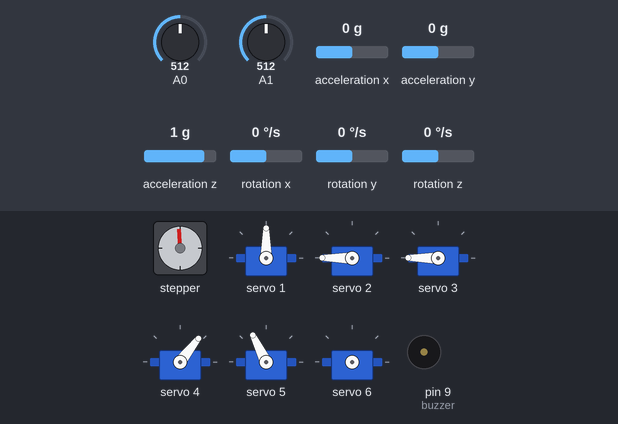
The sketch below on a simulated Arduino Uno, built with avr-gcc and run on an emulated ATmega328P. Parts: stepper motor, 6 × servo, buzzer (waves = sounding). Wiring (inferred from the names in the program): stepper motor driver (120 steps per turn assumed): step pin 5; direction pin 4. The inputs (shaded band) are chosen by the test bench; at power-on: A1 = 512, acceleration x 0 g, acceleration y 0 g, acceleration z 1 g, A0 = 512, rotation x 0 °/s, rotation y 0 °/s, rotation z 0 °/s.

Above: at 10.4 s.
10.5 s: A1 set to 30
12.6 s: acceleration x set to 0.8 g
At 15.4 s:
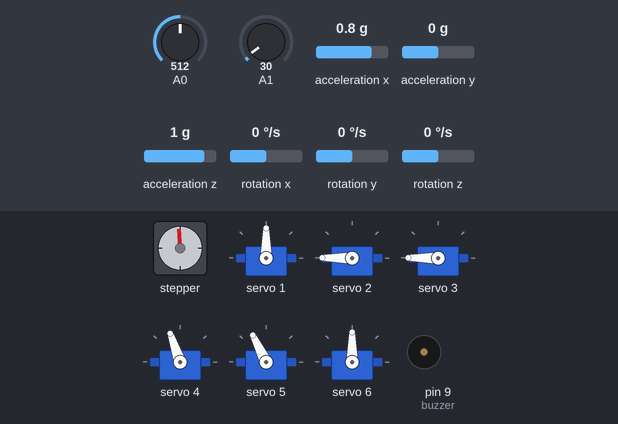
15.6 s: acceleration y set to -1.4 g
At 17.7 s:
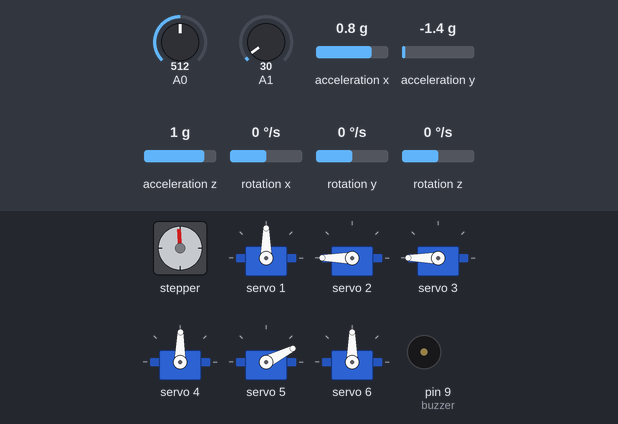
18.6 s: acceleration z set to -1.4 g
At 19.9 s:
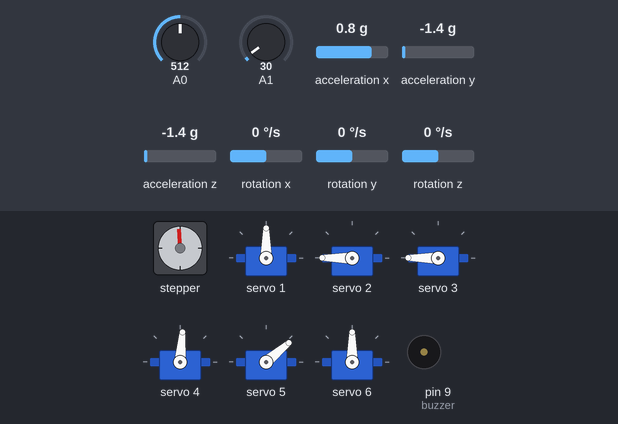
20.4 s: A0 set to 340
At 21.6 s:
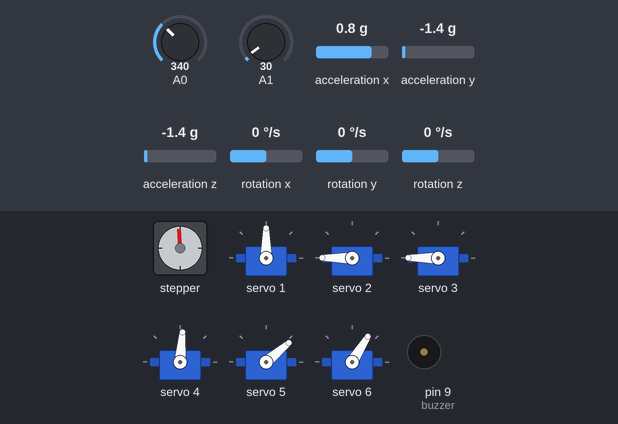
21.9 s: A1 set to 360
At 25.3 s:
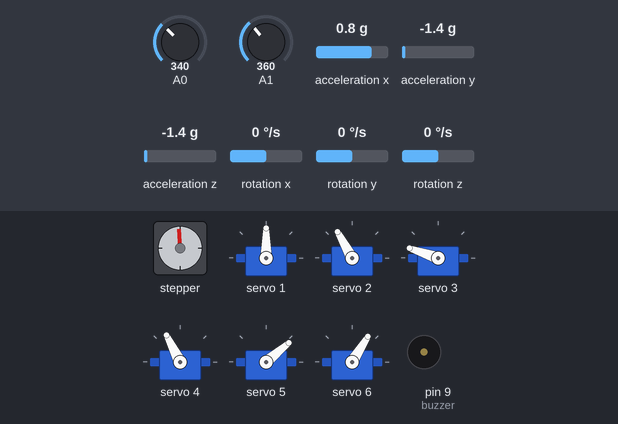
Timing chart, 0 to 25.9 s (numbered marks = the images above; inputs shaded):
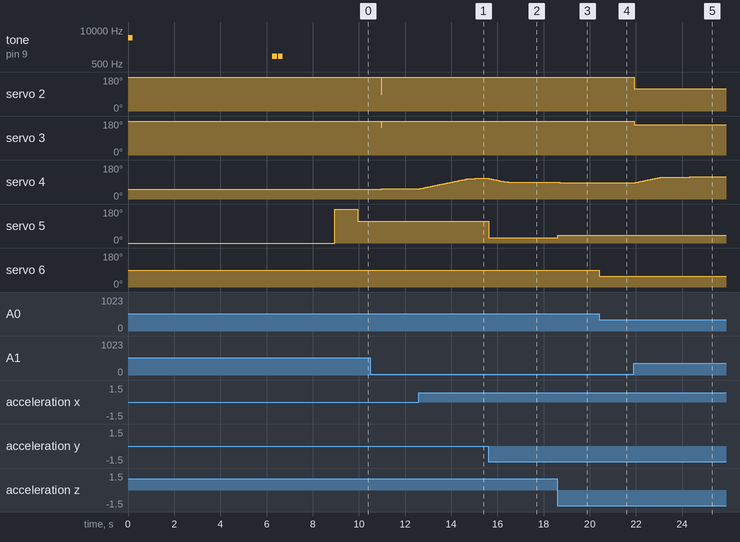

Measured:
- after the input at 12.6 s, servo 4: moves from 54° to 109° over 2.4 s, starting at once
- after the input at 15.6 s, servo 4: moves from 109° to 89° over 1.3 s, starting at once; servo 5: 116° → 27° at once
- after the input at 18.6 s, servo 4: 89° → 87° after 0.05 s, → 86° 0.15 s later, → 85° 0.19 s later; servo 5: 27° → 40° at once
- after the input at 20.4 s, servo 6: 90° → 58° at once
- after the input at 21.9 s, servo 2: 180° → 119° at once; servo 3: 180° → 161° at once; servo 4: moves from 85° to 117° over 2.4 s, starting at once
- by itself, tone on pin 9 (buzzer): plays 5000 Hz for 0.20 s, 1000 Hz for 0.20 s, 1000 Hz for 0.20 s

The sketch:

brat_robotic_cod2.ino
```cpp
/************************************************************************************************************************
 * Autori: Cod MTHH scris de catre Matei Sebastian(elev Alexandru Ioan Cuza).
 * Descriere: Proiectul este destinat concursului InfoEducatie editia 2022,etapa nationala,sectiunea roboti;
 * Date: 7/7/2022
 * @matei.sebastian9
 * Cost aproximativ proiect:800 RON
 *************************************************************************************************************************/


#include <MPU6050_tockn.h>
#include <HCPCA9685.h>
#include <Wire.h>
#define  I2CAdd 0x40
HCPCA9685 HCPCA9685(I2CAdd);
MPU6050 mpu6050(Wire);
const int servoclawpos=6,servobaseinfpos=1,servobasesuppos=2,servocot1=3,servoinchieietura=4,servoclawtilt=5;
const int buzzer=9,dirPin = 4,stepPin = 5,stepsPerRevolution = 120,stepsPerRevolutionSmall = 60;
int stepDelay = 4500,stepDelaySmall = 9500,ok=0,inversez=0;
unsigned int Pos;
int pos=300,onoff,response_time = 5,response_time_4 = 2,loop_check = 0,response_time_fast = 20,action_delay = 600,potentiometru=0,potentiometru1=0;
const int spozbaseinf=200,spozbasesup=400,spozcot=420,spozwristz=120,spozwristspin=255;
float vdegree=200,vdegree4=120;
void moveBaseSup(float degree)
{
 degree=degree*4;
 HCPCA9685.Servo(servobaseinfpos,degree);
}
void moveClaw(float degree)
{
    degree=degree*4;
 if(degree>25)HCPCA9685.Servo(servoclawpos,degree);

}
void movefrontback(int degreef)
{
  int degreef2;
  degreef2=degreef*4;
  inversez=degreef;
  HCPCA9685.Servo(servocot1,spozcot-(degreef2/2));
  HCPCA9685.Servo(servobasesuppos,spozbasesup-degreef2);

}
float potpercentage(int val)
{
  float percent=0;
  percent=val/1023.0;
  percent*=100;
  return percent;
}
void soundeffect(int buzztimes,int buzztone)
{
  for(int i=1;i<=buzztimes;i++)
  {
   tone(buzzer, buzztone);
  delay(200);
  noTone(buzzer);
  delay(50);
  }
}
void wakeupservos()
{
  if(ok==0)
  {
    soundeffect(2,1000);
    HCPCA9685.Servo(servobaseinfpos,spozbaseinf);
    delay(300);
    HCPCA9685.Servo(servobasesuppos,spozbasesup);
    delay(300);
    HCPCA9685.Servo(servocot1,spozcot);
    delay(300);
     HCPCA9685.Servo(servoinchieietura,spozwristz);
       delay(300);
     HCPCA9685.Servo(servoclawtilt,0);
       delay(1000);
     HCPCA9685.Servo(servoclawtilt,400);
     delay(1000);
     HCPCA9685.Servo(servoclawtilt,spozwristspin);
     delay(1000);
    ok=1;
  }
}
void movewristz(float degree4)
{
  int intdegree4;
  degree4*=-3;
  degree4+=spozwristz;
  inversez*=2;
  degree4+=inversez;
  float degdif4=vdegree4-degree4;
  if(degdif4>10)degdif4=10;
  if(degdif4<-10)degdif4=-10;
  vdegree4+=degdif4/10*-1;
 intdegree4=vdegree4;
  if(intdegree4>95 && intdegree4<350)
  HCPCA9685.Servo(servoinchieietura,intdegree4);
}

void parkare()
{
    HCPCA9685.Servo(servobaseinfpos,spozbaseinf);
    delay(300);
    HCPCA9685.Servo(servobasesuppos,spozbasesup);
    delay(300);
    HCPCA9685.Servo(servocot1,spozcot);
    delay(300);
     HCPCA9685.Servo(servoinchieietura,spozwristz);
       delay(300);
}

void movewristspin(int degree5)
{
  degree5*=4;
  degree5+=spozwristspin;
  HCPCA9685.Servo(servoclawtilt,degree5);
}
void moveBase(int degree)
{
  int intdegree;
  degree*=2;
  degree+=spozbaseinf;
  float degdif=vdegree-degree;
  if(degdif>15)degdif=15;
  if(degdif<-15)degdif=-15;
  vdegree+=degdif/5*-1;
 intdegree=vdegree;
  HCPCA9685.Servo(servobaseinfpos,intdegree);
}
void readval()
{
  onoff=digitalRead(5);
  potentiometru=analogRead(A0);
  potentiometru1=analogRead(A1);
  mpu6050.update();
}
void miscari()
{
 moveClaw(potpercentage(potentiometru));
 moveBase(mpu6050.getAngleZ());
 movefrontback(potpercentage(potentiometru1));
 movewristspin(mpu6050.getAngleX());
 movewristz(mpu6050.getAngleY());
}
void setup()
{
  pinMode(buzzer, OUTPUT);
  soundeffect(1,5000);
  Serial.begin(9600);
  pinMode(5, INPUT_PULLUP);
  HCPCA9685.Init(SERVO_MODE);
  HCPCA9685.Sleep(false);
  mpu6050.calcGyroOffsets(true);
  pinMode(stepPin, OUTPUT);
  pinMode(dirPin, OUTPUT);
  Wire.begin();
  mpu6050.begin();
  delay(3000);
}
void loop() {
 readval();
 mpu6050.update();
 //Serial.print(onoff);
  if(onoff==1)
  {
wakeupservos();
miscari();
delay(10);
  }

  else if (onoff==0)
  {
    ok=0;
     parkare();
  }
}
```
